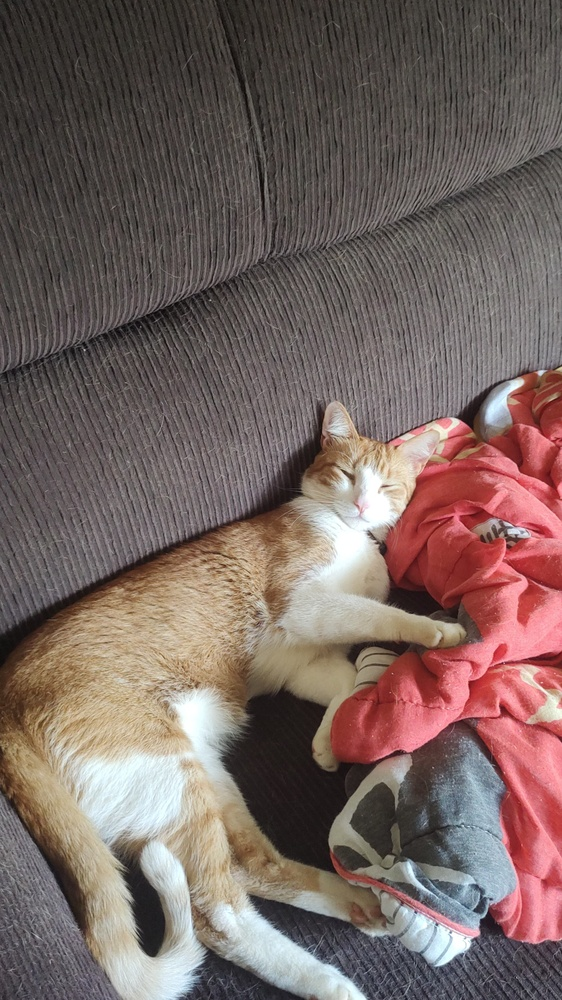
#> input picture images/PatricioGatoNenudo.jpg, 562 x 1000 px, shrunk from 2160 x 3840 before the run
$ jupyter execute main.ipynb   (older library calls are emulated)
#> lines starting #> are read from the running program, lines starting #| are printed output that depends on the picture; long printed decimals are rounded
# **Detecção de desfoque - Localizando imagens com foco**

### Para detectar o desfoque, basta convolver com o kernel Laplaciano.

Pegamos a escala de cinza de uma imagem e a convolvemos com o kernel Laplaciano (kernel 3 x 3):

Para quantificar o desfoque, pegamos a variação do resultado da resposta.

O Laplaciano é a segunda derivada de uma imagem e, portanto, destaca as áreas de uma imagem que contêm mudanças rápidas de intensidade. Por isso, ele é usado na detecção de bordas.

Uma alta variação deve, em teoria, indicar a presença de bordas e não bordas (daí a ampla faixa de valores que resulta em uma alta variação), o que é típico de uma imagem normal em foco.

Uma variação baixa, portanto, pode significar muito poucas bordas na imagem, o que significa que ela pode estar borrada, pois quanto mais borrão presente, menos bordas existem.

[cell 1]
import cv2
from matplotlib import pyplot as plt

# Define our imshow function
def imshow(title = "Image", image = None, size = 10):
    w, h = image.shape[0], image.shape[1]
    aspect_ratio = w/h
    plt.figure(figsize=(size * aspect_ratio,size))
    plt.imshow(cv2.cvtColor(image, cv2.COLOR_BGR2RGB))
    plt.title(title)
    plt.show()

[cell 2]
imagem = cv2.imread('../../images/PatricioGatoNenudo.jpg')
#> imagem is the input picture: shape (1000, 562, 3); mean B, G, R 97.1, 101.5, 119

imshow("Imagem original", imagem)

[cell 3]
blur1 = cv2.GaussianBlur(imagem, (5,5),0)
imshow("Blur 5x5", blur1)
blur2 = cv2.GaussianBlur(imagem, (9,9),0)
imshow("Blur 9x9", blur2)
blur3 = cv2.GaussianBlur(imagem, (13,13),0)
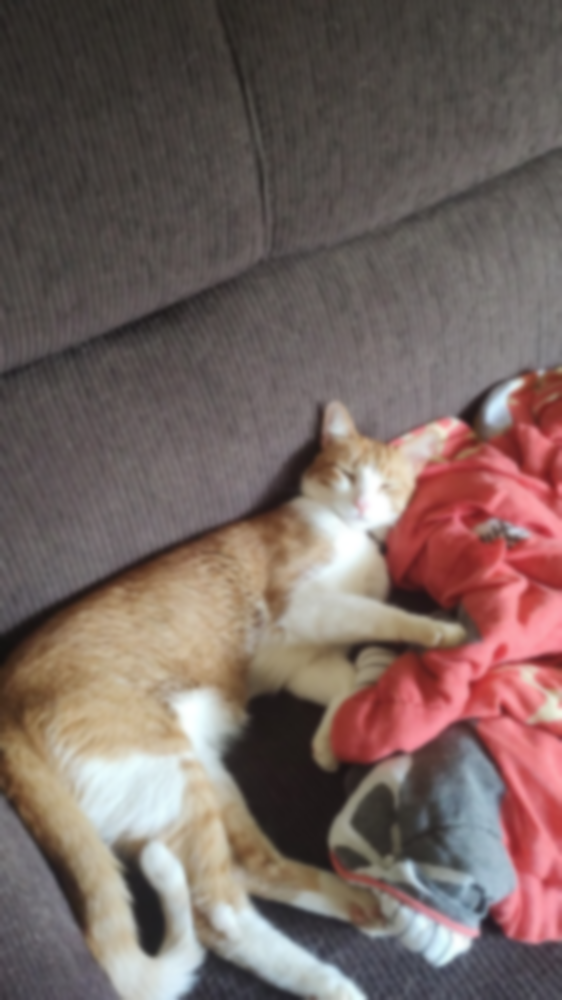
#> blur3: shape (1000, 562, 3); mean B, G, R 97.1, 101.5, 119
imshow("Blur 13x13", blur3)

[cell 4]
def calcularScoreBlur(imagem):
    if len(imagem.shape) == 3:
        cinza = cv2.cvtColor(imagem, cv2.COLOR_BGR2GRAY)
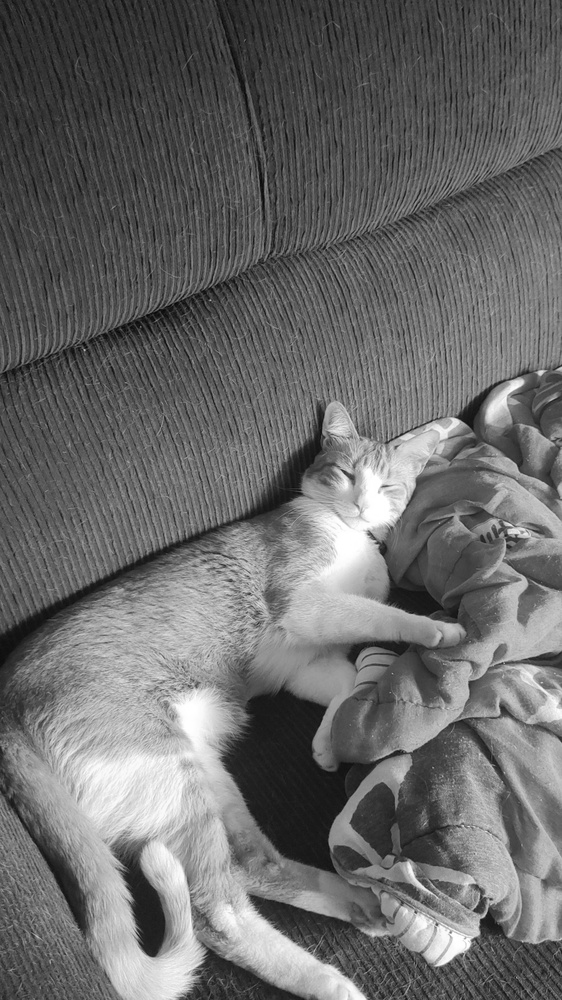
#> cinza: shape (1000, 562); min 4, max 255, mean 106.2
    #é utilizada para medir a nitidez de uma imagem por meio do cálculo da variância do Laplaciano.
    # cv2.CV_64F: Tipo de dado de saída (64-bit floats), que permite valores negativos (importante para derivadas).
    # O operador Laplaciano (cv2.Laplacian) detecta bordas e variações abruptas de intensidade na imagem. Ele realça regiões de alta frequência (como bordas e texturas).
    # Gera uma matriz onde cada pixel representa a magnitude da segunda derivada espacial. Valores altos indicam bordas nítidas.
    # .var() A variância é uma medida estatística que quantifica a dispersão dos valores. Valores altos indicam grande variação nas bordas (imagem nítida),
    # enquanto valores baixos sugerem bordas suaves (imagem borrada).
    return cv2.Laplacian(cinza, cv2.CV_64F).var()

[cell 5]
print(f'Original: {calcularScoreBlur(imagem)}')
#| Original: 1159.161
print(f'Blur 5x5: {calcularScoreBlur(blur1)}')
#| Blur 5x5: 50.294
print(f'Blur 9x9: {calcularScoreBlur(blur2)}')
#| Blur 9x9: 9.767
print(f'Blur 13x13: {calcularScoreBlur(blur3)}')
#> in calcularScoreBlur (call 4), `cinza = cv2.cvtColor(imagem, cv2.COLOR_BGR2GRAY)`:
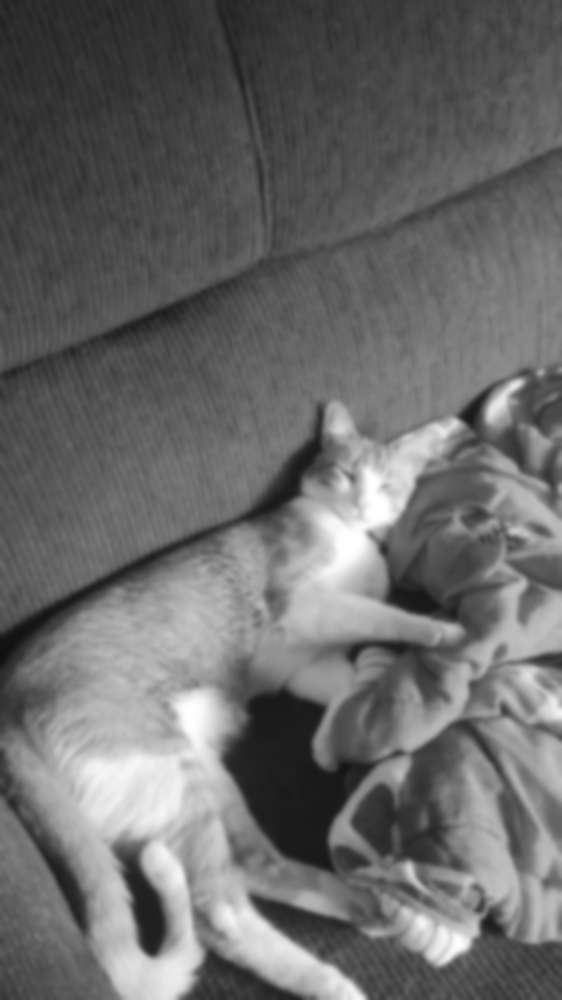
#> cinza: shape (1000, 562); min 17, max 255, mean 106.3
#| Blur 13x13: 4.087

$ run again, with images/Hillary.jpg copied over images/PatricioGatoNenudo.jpg
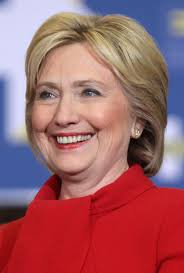
#> input picture images/Hillary.jpg, 184 x 273 px
#> imagem is the input picture: shape (273, 184, 3); mean B, G, R 104.2, 98.1, 159.7
#> in imshow (call 2), `plt.show()`:
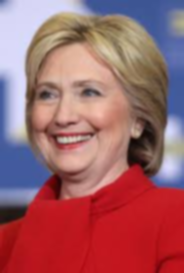
#> shown: shape (273, 184, 3); mean R, G, B 159.7, 98.1, 104.2
#| Original: 401.346
#| Blur 5x5: 28.616
#> in calcularScoreBlur (call 3), `cinza = cv2.cvtColor(imagem, cv2.COLOR_BGR2GRAY)`:
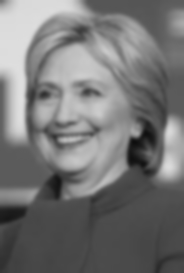
#> cinza: shape (273, 184); min 14, max 223, mean 117.2
#| Blur 9x9: 8.905
#| Blur 13x13: 4.674
